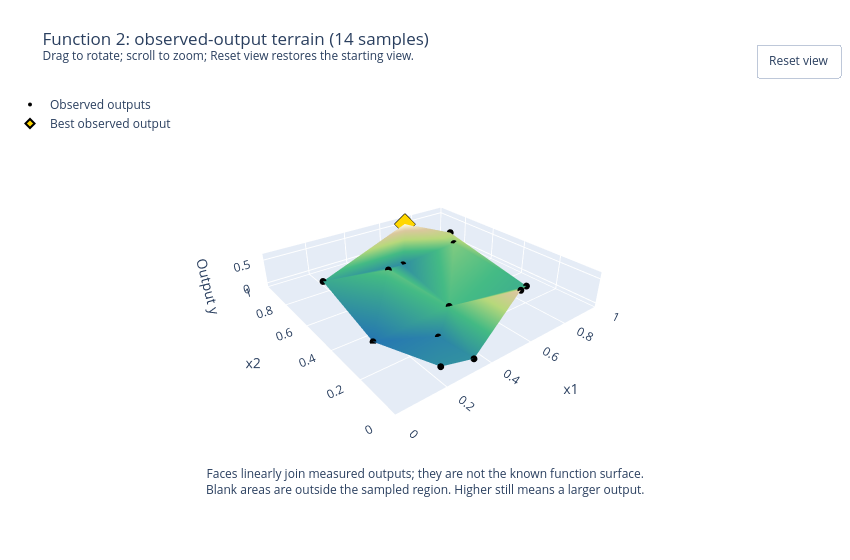

Notebook cell for this chart:
### Markdown cell above
## Observed-output terrain

Use `x1` and `x2` as the ground plane and the measured output `y` as height.
Function 2's moderate output range suits a linear scale; the vertical aspect ratio of `0.16` flattens the relief.
Black markers are measurements; the gold diamond identifies the highest observed output.
The triangular faces simply join measured heights. They are a visual interpolation, not a fitted regression or a known function surface.
Blank areas lie outside the sampled region. Drag to rotate, scroll to zoom, and use **Reset view** to restore the initial orientation and zoom.

### Code cell
# Function 2 uses raw output heights, with the same shared terrain renderer.
terrain_y = y.to_numpy(dtype=float)
terrain_html = figures / "observed-output-terrain.html"
terrain_fig = plot_observed_terrain(
    X.to_numpy(), terrain_y,
    title=f"Function 2: observed-output terrain ({len(terrain_y)} samples)",
    relief=0.16, save_to=terrain_html,
    width=850, height=560, camera=dict(eye=dict(x=-1.05, y=-1.35, z=0.9)),
    show_reset=True,
)
print(f"Raw output heights: {terrain_y.min():.4f} to {terrain_y.max():.4f} ({len(terrain_y)} observations).")
print(f"Interactive browser copy: {terrain_html}")
terrain_fig.show(config={**PLOT_CONFIG, "responsive": False})

### Figure 1 — Plotly figure (JSON) as saved in the notebook; plotly's stock layout.template omitted (floating-point values rounded to 4 significant figures)
{"data": [{"colorscale": [[0, "#2475b0"], [0.4, "#42b983"], [0.65, "#b6d77a"], [0.85, "#d9c69c"], [1, "#fffde0"]], "flatshading": true, "hoverinfo": "skip", "i": [6, 4, 4, 8, 8, 11, 0, 0, 6, 5, 9, 5, 10, 12, 3, 3, 9, 3], "intensity": [0.539, 0.4206, -0.06562, 0.294, 0.215, 0.02311, 0.2446, 0.03875, -0.01386, 0.6112, 0.2834, 0.0311, 0.1561, 0.1312], "intensitymode": "vertex", "j": [13, 6, 8, 11, 4, 8, 4, 12, 5, 6, 10, 9, 9, 3, 5, 12, 3, 9], "k": [2, 2, 7, 7, 2, 2, 7, 4, 13, 4, 13, 13, 1, 4, 4, 1, 1, 5], "name": "Joined observations", "showscale": false, "type": "mesh3d", "x": [0.6658, 0.8778, 0.1427, 0.8453, 0.4546, 0.5777, 0.4382, 0.3417, 0.3386, 0.7026, 0.775, 0.2282, 0.8356, 0.1795], "y": [0.124, 0.7786, 0.349, 0.7111, 0.2905, 0.772, 0.685, 0.0287, 0.2139, 0.9266, 0.95, 0.06664, 0.2329, 0.8087], "z": [0.539, 0.4206, -0.06562, 0.294, 0.215, 0.02311, 0.2446, 0.03875, -0.01386, 0.6112, 0.2834, 0.0311, 0.1561, 0.1312]}, {"customdata": [0.539, 0.4206, -0.06562, 0.294, 0.215, 0.02311, 0.2446, 0.03875, -0.01386, 0.6112, 0.2834, 0.0311, 0.1561, 0.1312], "hovertemplate": "x1=%{x:.4f}<br>x2=%{y:.4f}<br>Output y=%{customdata:.3e}<extra></extra>", "marker": {"color": "black", "size": 4}, "mode": "markers", "name": "Observed outputs", "type": "scatter3d", "x": [0.6658, 0.8778, 0.1427, 0.8453, 0.4546, 0.5777, 0.4382, 0.3417, 0.3386, 0.7026, 0.775, 0.2282, 0.8356, 0.1795], "y": [0.124, 0.7786, 0.349, 0.7111, 0.2905, 0.772, 0.685, 0.0287, 0.2139, 0.9266, 0.95, 0.06664, 0.2329, 0.8087], "z": [0.539, 0.4206, -0.06562, 0.294, 0.215, 0.02311, 0.2446, 0.03875, -0.01386, 0.6112, 0.2834, 0.0311, 0.1561, 0.1312]}, {"customdata": [0.6112], "hovertemplate": "Best observed output: %{customdata:.3e}<extra></extra>", "marker": {"color": "gold", "line": {"color": "black", "width": 2}, "size": 7, "symbol": "diamond"}, "mode": "markers", "name": "Best observed output", "type": "scatter3d", "x": [0.7026], "y": [0.9266], "z": [0.6112]}], "layout": {"annotations": [{"showarrow": false, "text": "Faces linearly join measured outputs; they are not the known function surface.<br>Blank areas are outside the sampled region. Higher still means a larger output.", "x": 0.5, "xref": "paper", "y": -0.08, "yref": "paper"}], "autosize": false, "height": 560, "legend": {"x": 0, "y": 1}, "margin": {"b": 90, "l": 10, "r": 10, "t": 90}, "scene": {"aspectmode": "manual", "aspectratio": {"x": 1, "y": 1, "z": 0.16}, "camera": {"center": {"x": 0, "y": 0, "z": 0}, "eye": {"x": -1.05, "y": -1.35, "z": 0.9}, "projection": {"type": "perspective"}, "up": {"x": 0, "y": 0, "z": 1}}, "dragmode": "orbit", "xaxis": {"range": [0, 1], "title": {"text": "x1"}}, "yaxis": {"range": [0, 1], "title": {"text": "x2"}}, "zaxis": {"nticks": 3, "tickmode": "auto", "title": {"text": "Output y"}}}, "title": {"text": "Function 2: observed-output terrain (14 samples)<br><sup>Drag to rotate; scroll to zoom; Reset view restores the starting view.</sup>"}, "updatemenus": [{"buttons": [{"args": [{"scene.camera": {"center": {"x": 0, "y": 0, "z": 0}, "eye": {"x": -1.05, "y": -1.35, "z": 0.9}, "projection": {"type": "perspective"}, "up": {"x": 0, "y": 0, "z": 1}}}], "label": "Reset view", "method": "relayout"}], "showactive": false, "type": "buttons", "x": 1, "xanchor": "right", "y": 1.12, "yanchor": "top"}], "width": 850}}
